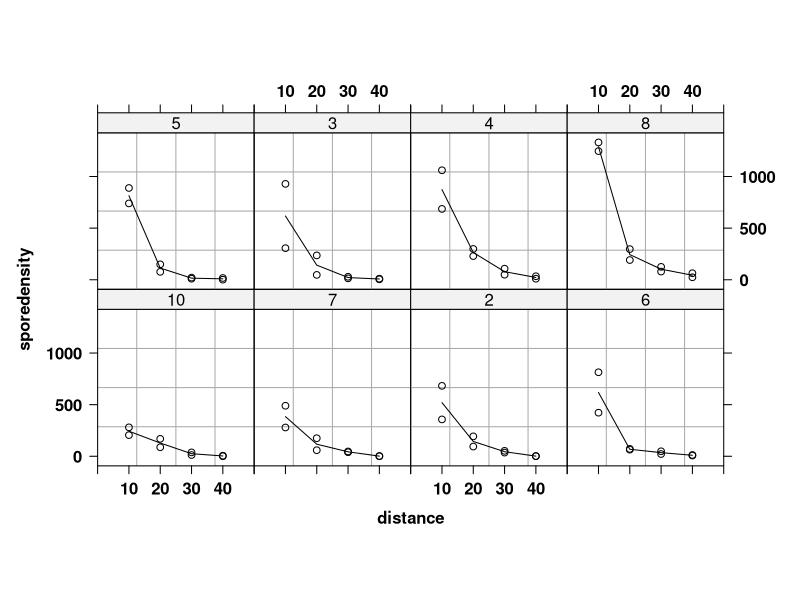
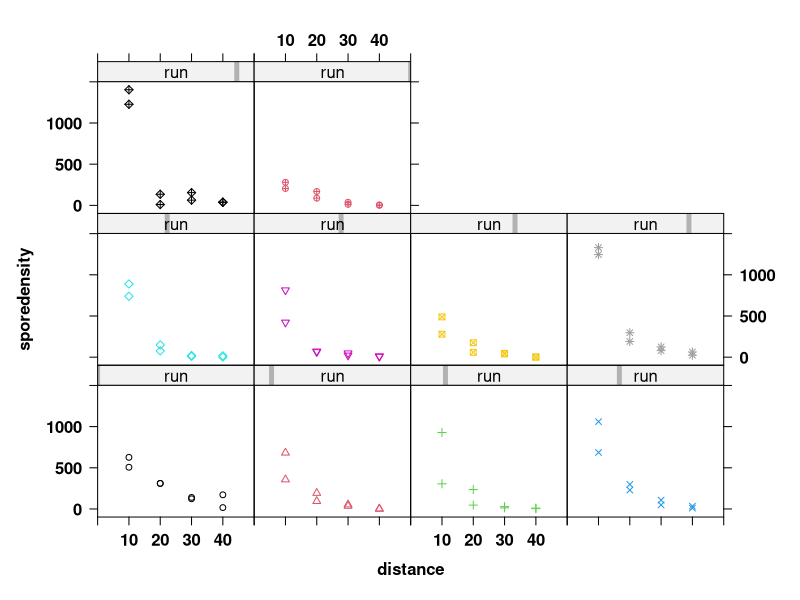

Recreate these plots in R, in order. (Note: this script raises an error after producing the figures.)
library(nlme)
library(lattice) ; library(latticeExtra) ; library(grid)
library(Cairo)

lattice.options(default.theme = modifyList(standard.theme(color=F),
                                           list(axis.text=list(cex=1,font=2), par.xlab.text=list(cex=1,font=2),par.ylab.text=list(cex=1,font=2),
                                                superpose.symbol=list(pch=1:12,col=1:12),
                                                superpose.line=list(lty=1:12,col=1:12))))


disper2 <- read.table("disper2.txt", head=T,sep="\t")
disper2$sporedensity <- disper2$spores/(2.5*5.5)  # densité par cm2
disper2.g <- groupedData(sporedensity~distance|run, data=disper2)

disper2.g <- disper2.g[disper2.g$sporedensity!=0,]
disper2.g <- disper2.g[disper2.g$run!=1,]
disper2.g <- disper2.g[disper2.g$run!=9,]

#### Modèle négatif exponentiel

plot(disper2.g, xlim=c(0,50), aspect=1)
xyplot(sporedensity~distance|run, groups=run, type="p", data=disper2, xlim= c(0,50))

#              distance <- c(0:45)
#              a=5000 ; b=0.15
#              y <- a*exp(-b*distance)
#              trellis.focus()
#              panel.points(distance,y,type="l",col="black",lty=1)
#              trellis.unfocus()


f.exp <- function(a,b,distance) { a*exp(-b*distance) }

m.exp <- nls(sporedensity~f.exp(a,b,distance), data=disper2.g, start=c(a=2852, b=0.145))
plot(m.exp, run~resid(.), abline=0)

m.exp.lis <- nlsList(sporedensity~f.exp(a,b,distance), data=disper2.g, start=c(a=2852, b=0.145))
plot(m.exp.lis, run~resid(.), abline=0)
plot(intervals(m.exp.lis))

m.exp.nlme1 <- nlme(m.exp.lis, random=a+b ~1, weights=varPower())
m.exp.nlme2 <- nlme(m.exp.lis, random=a ~1, weights=varPower())
m.exp.nlme3 <- nlme(m.exp.lis, random=b ~1, weights=varPower())

anova(m.exp.nlme1,m.exp.nlme2,m.exp.nlme3)

plot(m.exp.nlme3, id=0.05, adj=-1)
qqnorm(m.exp.nlme3)
plot(augPred(m.exp.nlme3, level=0:1), xlim=c(0,50), layout=c(3,3))

summary(m.exp.nlme3)

plot(m.exp.nlme3, sporedensity~fitted(.),abline=c(0,1))
